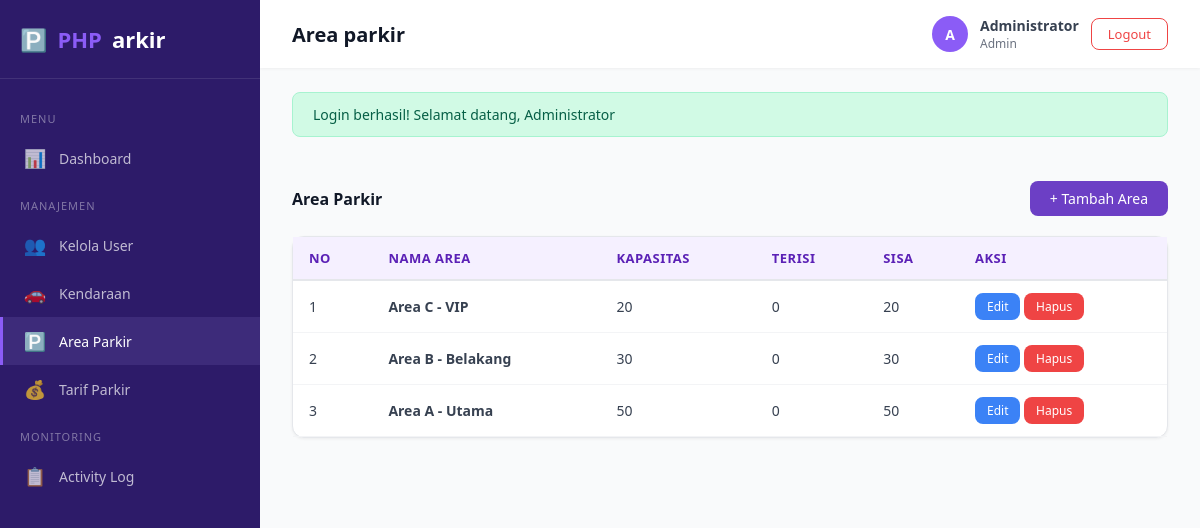
The page /index.php?page=area_parkir (signed in) on the database its author committed.
### tables this page shows
CREATE TABLE tb_area_parkir (
    id_area INT AUTO_INCREMENT PRIMARY KEY,
    nama_area VARCHAR(50) NOT NULL,
    kapasitas INT NOT NULL DEFAULT 0,
    terisi INT NOT NULL DEFAULT 0
);

### models/AreaParkirModel.php (called while the page is built, shortened)
<?php
require_once __DIR__ . '/../config/database.php';
class AreaParkirModel {
    private $db;
    public function __construct() {
        $this->db = getDB();
    }
    public function getAll($limit = 10, $offset = 0) {
        $stmt = $this->db->prepare("SELECT * FROM tb_area_parkir ORDER BY id_area DESC LIMIT ? OFFSET ?");
        $stmt->execute([$limit, $offset]);
        return $stmt->fetchAll();
    }
    public function count() {
        return (int) $this->db->query("SELECT COUNT(*) FROM tb_area_parkir")->fetchColumn();
    }
}

### config/database.php (called while the page is built, shortened)
<?php
function getDB() {
    static $pdo = null;
    if ($pdo === null) {
        try {
            $dsn = "mysql:host=" . DB_HOST . ";dbname=" . DB_NAME . ";charset=" . DB_CHARSET;
            $pdo = new PDO($dsn, DB_USER, DB_PASS, [
                PDO::ATTR_ERRMODE            => PDO::ERRMODE_EXCEPTION,
                PDO::ATTR_DEFAULT_FETCH_MODE => PDO::FETCH_ASSOC,
                PDO::ATTR_EMULATE_PREPARES   => false,
            ]);
        } catch (PDOException $e) {
            die("Koneksi database gagal: " . $e->getMessage());
        }
    }
    return $pdo;
}

### helpers/functions.php (called while the page is built, shortened)
<?php
function e($string) {
    return htmlspecialchars($string ?? '', ENT_QUOTES, 'UTF-8');
}
function paginate($totalRecords, $perPage = 10, $currentPage = 1) {
    $totalPages = max(1, ceil($totalRecords / $perPage));
    $currentPage = max(1, min($currentPage, $totalPages));
    $offset = ($currentPage - 1) * $perPage;
    return [
        'total' => $totalRecords,
        'per_page' => $perPage,
        'current_page' => $currentPage,
        'total_pages' => $totalPages,
        'offset' => $offset,
    ];
}

### views/admin/area_parkir/index.php (the view, shortened to what this page needs)
<div class="card-header" style="border:none;padding:0;margin-bottom:20px;">
    <h3>Area Parkir</h3>
    <a href="index.php?page=area_parkir&action=create" class="btn btn-primary">+ Tambah Area</a>
</div>
<div class="card">
    <div class="card-body" style="padding:0;">
        <div class="table-responsive">
            <table>
                <thead>
                    <tr>
                        <th>No</th>
                        <th>Nama Area</th>
                        <th>Kapasitas</th>
                        <th>Terisi</th>
                        <th>Sisa</th>
                        <th>Aksi</th>
                    </tr>
                </thead>
                <tbody>
                    <?php if (empty($areas)): ?>
                    <tr><td colspan="6" style="text-align:center;padding:32px;color:var(--gray-500);">Belum ada data area parkir.</td></tr>
                    <?php else: ?>
                    <?php foreach ($areas as $i => $a): ?>
                    <tr>
                        <td><?= $pagination['offset'] + $i + 1 ?></td>
                        <td><strong><?= e($a['nama_area']) ?></strong></td>
                        <td><?= $a['kapasitas'] ?></td>
                        <td><?= $a['terisi'] ?></td>
                        <td><?= max(0, $a['kapasitas'] - $a['terisi']) ?></td>
                        <td>
                            <a href="index.php?page=area_parkir&action=edit&id=<?= $a['id_area'] ?>" class="btn btn-info btn-sm">Edit</a>
                            <a href="index.php?page=area_parkir&action=delete&id=<?= $a['id_area'] ?>" class="btn btn-danger btn-sm" onclick="return confirm('Yakin hapus area ini?')">Hapus</a>
                        </td>
                    </tr>
                    <?php endforeach; ?>
                    <?php endif; ?>
                </tbody>
            </table>
        </div>
    </div>
</div>

### assets/css/style.css (style rules this page uses)
:root { --primary: #6C3FC5; --primary-light: #8B5CF6; --primary-dark: #5B21B6; --primary-bg: #F5F0FF; --sidebar-bg: #2D1B69; --sidebar-hover: #3D2B7A; --white: #FFFFFF; --gray-50: #F9FAFB; --gray-100: #F3F4F6; --gray-200: #E5E7EB; --gray-300: #D1D5DB; --gray-500: #6B7280; --gray-700: #374151; --gray-900: #111827; --success: #10B981; --danger: #EF4444; --warning: #F59E0B; --info: #3B82F6; }
* { box-sizing: border-box; }
body { font-family: 'Segoe UI', Tahoma, Geneva, Verdana, sans-serif; background: var(--gray-50); margin: 0; padding: 0; color: var(--gray-700); }
.card { background: var(--white); border-radius: 12px; box-shadow: 0 1px 3px rgba(0,0,0,0.06); border: 1px solid var(--gray-200); margin-bottom: 24px; }
.card-header { padding: 16px 24px; border-bottom: 1px solid var(--gray-200); display: flex; justify-content: space-between; align-items: center; }
.card-header h3 { margin: 0; font-size: 16px; color: var(--gray-900); }
.card-body { padding: 24px; }
.table-responsive { overflow-x: auto; }
table { width: 100%; border-collapse: collapse; }
table th { background: var(--primary-bg); color: var(--primary-dark); font-size: 13px; font-weight: 600; text-transform: uppercase; letter-spacing: 0.5px; padding: 12px 16px; text-align: left; border-bottom: 2px solid var(--gray-200); }
table td { padding: 12px 16px; font-size: 14px; border-bottom: 1px solid var(--gray-100); color: var(--gray-700); }
.btn { display: inline-flex; align-items: center; gap: 6px; padding: 8px 20px; border-radius: 8px; font-size: 14px; font-weight: 500; border: none; cursor: pointer; text-decoration: none; transition: all 0.2s; }
.btn-primary { background: var(--primary); color: var(--white); }
.btn-danger { background: var(--danger); color: var(--white); }
.btn-info { background: var(--info); color: var(--white); }
.btn-sm { padding: 5px 12px; font-size: 12px; }

### rows shown on the page
tb_area_parkir: offset "1", nama_area "Area C - VIP", kapasitas "20", terisi "0", max(0,$a['kapasitas']-$a['terisi']) "20"
tb_area_parkir: offset "2", nama_area "Area B - Belakang", kapasitas "30", terisi "0", max(0,$a['kapasitas']-$a['terisi']) "30"
tb_area_parkir: offset "3", nama_area "Area A - Utama", kapasitas "50", terisi "0", max(0,$a['kapasitas']-$a['terisi']) "50"

### other values the page prints
str_replace('_', ' ', $currentPage) "Area parkir"
substr(getUserName(), 0, 1) "A"
getUserName() "Administrator"
getUserRole() "Admin"
$flash['message'] "Login berhasil! Selamat datang, Administrator"
